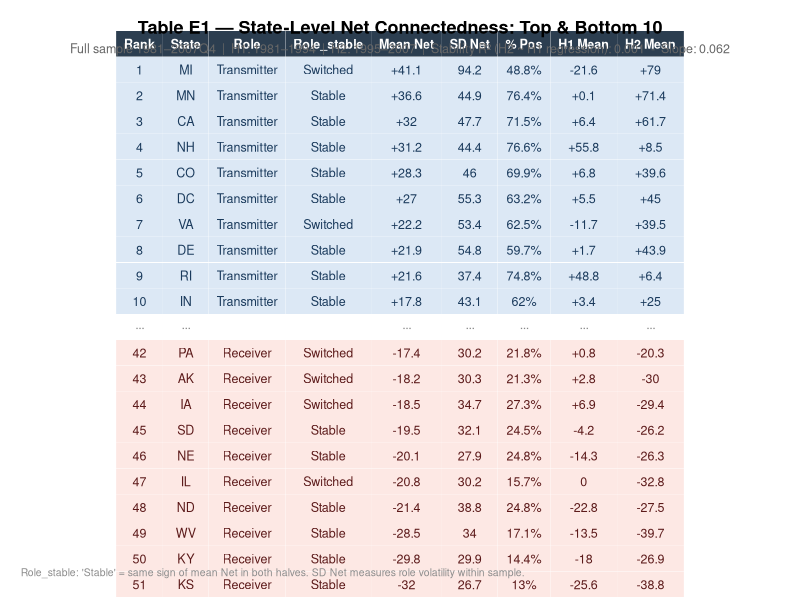

The R script that drew this image:
######### State-level Net connectedness ranking table with stability index ######### 
#
# Columns:
#   Rank        - rank by mean_Net (1 = strongest transmitter)
#   State       - state abbreviation
#   Role        - Transmitter / Receiver
#   Mean Net    - average Net connectedness over full sample (1981-2007)
#   SD Net      - standard deviation (volatility of role)
#   % Positive  - % of months above zero
#   H1 Mean     - mean Net in first half (1981-1994)
#   H2 Mean     - mean Net in second half (1995-2007)
#   Stability   - correlation between H1 and H2 rank orders (state-level)


library(dplyr)
library(readr)
library(tidyr)
library(lubridate)
library(ggplot2)
library(gridExtra)  

ranking  <- read_csv("outputs/state_ranking_by_Net.csv")
net_wide <- read_csv("outputs/directional_Net_monthly.csv") |>
  mutate(date = as.Date(date))

# Split at 1995-01-01: H1 = 1981-1994, H2 = 1995-2007
net_long <- net_wide |>
  filter(date <= as.Date("2007-12-31")) |>
  pivot_longer(-date, names_to = "state", values_to = "net") |>
  mutate(half = ifelse(date < as.Date("1995-01-01"), "H1", "H2"))

h1 <- net_long |> filter(half == "H1") |> group_by(state) |> summarise(H1_mean = mean(net))
h2 <- net_long |> filter(half == "H2") |> group_by(state) |> summarise(H2_mean = mean(net))
half_means <- left_join(h1, h2, by = "state")

# System-level stability
stability_model <- lm(H2_mean ~ H1_mean, data = half_means)
stability_r2    <- summary(stability_model)$r.squared
stability_beta  <- coef(stability_model)["H1_mean"]

# Build full table
table_full <- ranking |>
  left_join(half_means, by = "state") |>
  arrange(desc(mean_Net)) |>
  mutate(
    Rank    = row_number(),
    Role    = ifelse(mean_Net > 0, "Transmitter", "Receiver"),
    # State-level stability: sign consistency between halves
    # 1 = same sign in both halves (stable role), 0 = switched
    Role_stable = ifelse(sign(H1_mean) == sign(H2_mean), "Stable", "Switched")
  ) |>
  select(
    Rank, State = state, Role, Role_stable,
    `Mean Net` = mean_Net,
    `SD Net`   = sd_Net,
    `% Pos`    = pct_pos_Net,
    `H1 Mean`  = H1_mean,
    `H2 Mean`  = H2_mean
  ) |>
  mutate(across(where(is.numeric), \(x) round(x, 1)))

write_csv(table_full, "outputs/Table_E1.csv")

# Extract top 10 + bottom 10 for display
top10    <- table_full |> slice(1:10)
bottom10 <- table_full |> slice((nrow(table_full) - 9):nrow(table_full))

display_table <- bind_rows(
  top10,
  tibble(Rank = NA, State = "···", Role = "", Role_stable = "",
         `Mean Net` = NA, `SD Net` = NA, `% Pos` = NA,
         `H1 Mean` = NA, `H2 Mean` = NA),
  bottom10
)

# Color coding: blue rows = transmitters, red rows = receivers
n_top    <- nrow(top10)
n_sep    <- 1
n_bottom <- nrow(bottom10)
n_total  <- n_top + n_sep + n_bottom

row_fill <- c(
  rep("#dce8f5", n_top),    
  "#ffffff",                 
  rep("#fde8e4", n_bottom)  
)
row_text <- c(
  rep("#1a3a5c", n_top),
  "#888888",
  rep("#5c1a1a", n_bottom)
)

display_img <- display_table |>
  mutate(
    Rank       = ifelse(is.na(Rank), "···", as.character(Rank)),
    `Mean Net` = ifelse(is.na(`Mean Net`), "···",
                        ifelse(as.numeric(`Mean Net`) > 0,
                               paste0("+", `Mean Net`), as.character(`Mean Net`))),
    `H1 Mean`  = ifelse(is.na(`H1 Mean`), "···",
                        ifelse(as.numeric(`H1 Mean`) > 0,
                               paste0("+", `H1 Mean`), as.character(`H1 Mean`))),
    `H2 Mean`  = ifelse(is.na(`H2 Mean`), "···",
                        ifelse(as.numeric(`H2 Mean`) > 0,
                               paste0("+", `H2 Mean`), as.character(`H2 Mean`))),
    `SD Net`   = ifelse(is.na(`SD Net`), "···", as.character(`SD Net`)),
    `% Pos`    = ifelse(is.na(`% Pos`), "···", paste0(`% Pos`, "%"))
  )

# Create ggplot table
p_table <- ggplot() +
  theme_void() +
  annotation_custom(
    tableGrob(
      display_img,
      rows  = NULL,
      theme = ttheme_minimal(
        core = list(
          bg_params  = list(fill = row_fill, col = NA),
          fg_params  = list(col  = row_text, fontsize = 9)
        ),
        colhead = list(
          bg_params  = list(fill = "#2c3e50", col = NA),
          fg_params  = list(col  = "white", fontsize = 9, fontface = "bold")
        )
      )
    )
  ) +
  labs(
    title    = "Table E1 — State-Level Net Connectedness: Top & Bottom 10",
    subtitle = sprintf(
      "Full sample 1981–2007Q4  |  H1: 1981–1994  |  H2: 1995–2007  |  Stability R² (H2 ~ H1 regression): %.3f  -  Slope: %.3f",
      stability_r2, stability_beta
    ),
    caption  = "Role_stable: 'Stable' = same sign of mean Net in both halves. SD Net measures role volatility within sample."
  ) +
  theme(
    plot.title    = element_text(face = "bold", size = 13, hjust = 0.5, margin = margin(b = 4)),
    plot.subtitle = element_text(size = 9, color = "grey40", hjust = 0.5, margin = margin(b = 8)),
    plot.caption  = element_text(size = 7.5, color = "grey55", hjust = 0),
    plot.margin   = margin(15, 15, 15, 15)
  )

ggsave(
  "figures/Table_E1.png",
  plot   = p_table,
  width  = 11,
  height = 8,
  dpi    = 300,
  bg     = "white"
)
